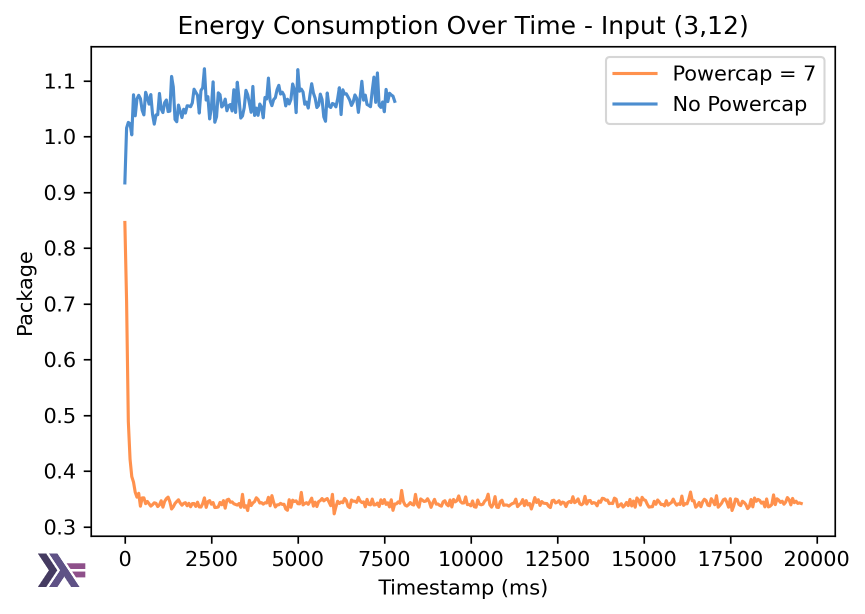
#> input picture Notebooks/graphics/OverTimeMeasurements/Energy/energy_haskell_3_12.png, 1729 x 1228 px (shown at 1/2 size)
$ jupyter execute --allow-errors OverTimeMeasurement.ipynb
#> lines starting #> are read from the running program, lines starting #| are printed output that depends on the picture
[cell 1]
import numpy as np
import pandas as pd
import matplotlib.pyplot as plt
import matplotlib.image as mpimg
from matplotlib.offsetbox import OffsetImage, AnnotationBbox
from PIL import Image
import os

## Função para ler e juntar os CSV

[cell 2]
def load_datasets(folder):

    data_312 = []
    data_41 = []

    for file in os.listdir(folder):
        if file.endswith(".csv"):
            path = os.path.join(folder, file)

            df = pd.read_csv(path)

            if file.endswith("312.csv"):
                data_312.append(df)

            elif file.endswith("41.csv"):
                data_41.append(df)

    df_312 = pd.concat(data_312, ignore_index=True)
    df_41 = pd.concat(data_41, ignore_index=True)

    return df_312, df_41

## Função para adicionar Logos

[cell 3]
LOGO_PATHS = {
    "C": "images/C_Logo.png",
    "Python": "images/Python_Logo.png",
    "JavaScript": "images/JavaScript_Logo.png",
    "Haskell": "images/Haskell_Logo.png"
}

[cell 4]
def add_logo_to_plot(ax, language, x_pos=0.5, y_pos=0.5, zoom=0.08):
    target_height = 405

    img = Image.open(LOGO_PATHS[language]).convert("RGBA")
    ratio = target_height / img.height
    new_width = int(img.width * ratio)
    img = img.resize((new_width, target_height))

    imagebox = OffsetImage(img, zoom=zoom)
    ab = AnnotationBbox(
        imagebox,
        (x_pos, y_pos),
        xybox=(0, 0),
        frameon=False,
        xycoords='axes fraction',
        boxcoords="offset points",
        pad=0
    )

    ax.add_artist(ab)

## Criação dos DataSets

[cell 5]
# Import csv data sets
os.makedirs('graphics', exist_ok=True)

base_path = "../OverTimeMeasurements"

powercap_path = os.path.join(base_path, "With Powercap")
nopowercap_path = os.path.join(base_path, "No Powercap")

#> (a cell that did not finish here is left out)

## Criar gráficos de Linhas

[cell 7]
def plot_language_energy(language, input_size, filename):
    if input_size == '312':
        data_powercap = powercap312[powercap312['Language'] == language]
        data_nopowercap = nopowercap312[nopowercap312['Language'] == language]
        title = "Input (3,12)"
    else:
        data_powercap = powercap41[powercap41['Language'] == language]
        data_nopowercap = nopowercap41[nopowercap41['Language'] == language]
        title = "Input (4,1)"

    plt.figure()

    plt.plot(data_powercap["Timestamp"], data_powercap["Package"], label="Powercap = 7", color='#ff914d')
    plt.plot(data_nopowercap["Timestamp"], data_nopowercap["Package"], label="No Powercap", color = '#4c8dcf')

    plt.xlabel("Timestamp (ms)")
    plt.ylabel("Package")
    plt.title(f"Energy Consumption Over Time - {title}")
    plt.legend(loc='upper right')

    ax = plt.gca()
    add_logo_to_plot(ax, language, x_pos= -0.04, y_pos= -0.07, zoom=0.05)

    plt.subplots_adjust(bottom=0.2)

    plt.savefig(f"graphics/{filename}.png", dpi=300, bbox_inches="tight")
    plt.show()

[cell 8]
def plot_language_temperature(language, input_size, filename):
    if input_size == '312':
        data_powercap = powercap312[powercap312['Language'] == language]
        data_nopowercap = nopowercap312[nopowercap312['Language'] == language]
        title = "Input (3,12)"
    else:
        data_powercap = powercap41[powercap41['Language'] == language]
        data_nopowercap = nopowercap41[nopowercap41['Language'] == language]
        title = "Input (4,1)"

    plt.figure()

    plt.plot(data_powercap["Timestamp"], data_powercap["Temperature"], label="Powercap = 7", color='#ff914d')
    plt.plot(data_nopowercap["Timestamp"], data_nopowercap["Temperature"], label="No Powercap", color = '#4c8dcf')

    plt.xlabel("Timestamp (ms)")
    plt.ylabel("Temperature")
    plt.title(f"Temperature Over Time - {title}")
    plt.legend(loc='upper right')

    ax = plt.gca()
    add_logo_to_plot(ax, language, x_pos= -0.04, y_pos= -0.07, zoom=0.05)

    plt.subplots_adjust(bottom=0.2)

    plt.savefig(f"graphics/{filename}.png", dpi=300, bbox_inches="tight")
    plt.show()

## Energy Consumption Over Time - Haskell

#> (a cell that did not finish here is left out)

#> (a cell that did not finish here is left out)


[cell 11]
fig, ax = plt.subplots(1, 2, figsize=(12,5))

dir_ot = "graphics/OverTimeMeasurements/Energy/"

img1 = mpimg.imread(dir_ot + "energy_haskell_3_12.png")
#> img1 is the input picture: shape (1228, 1729, 4) float32; mean R, G, B, A 0.969, 0.967, 0.966, 1
img2 = mpimg.imread(dir_ot + "energy_haskell_4_1.png")
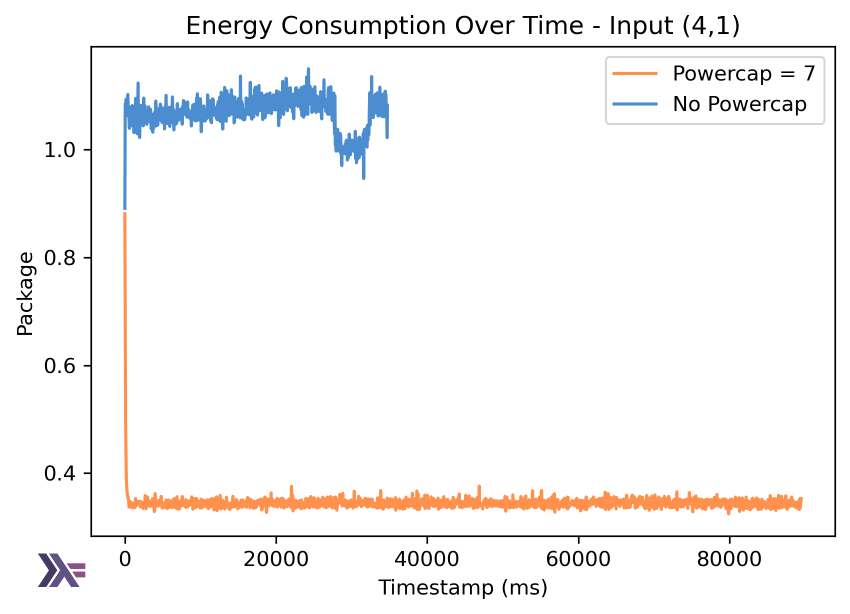
#> input picture Notebooks/graphics/OverTimeMeasurements/Energy/energy_haskell_4_1.png, 1700 x 1228 px (shown at 1/2 size)
#> img2 is the input picture: shape (1228, 1700, 4) float32; mean R, G, B, A 0.967, 0.964, 0.962, 1

ax[0].imshow(img1)
ax[0].axis("off")
# ax[0].set_title("Powercap")


ax[1].imshow(img2)
ax[1].axis("off")
# ax[1].set_title("No Powercap")

plt.savefig(f"{dir_ot}energy_comparision_haskell.png", dpi=300, bbox_inches="tight")
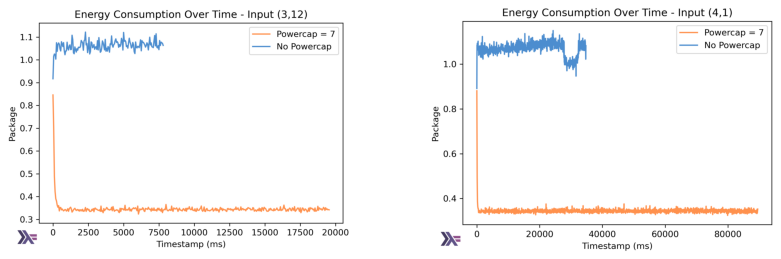
#> figure drawn by matplotlib, 2 panels

plt.show()

## Energy Consumption Over Time - C

#> (a cell that did not finish here is left out)


#> (a cell that did not finish here is left out)


[cell 14]
fig, ax = plt.subplots(1, 2, figsize=(12,5))

img1 = mpimg.imread(dir_ot + "energy_C_3_12.png")
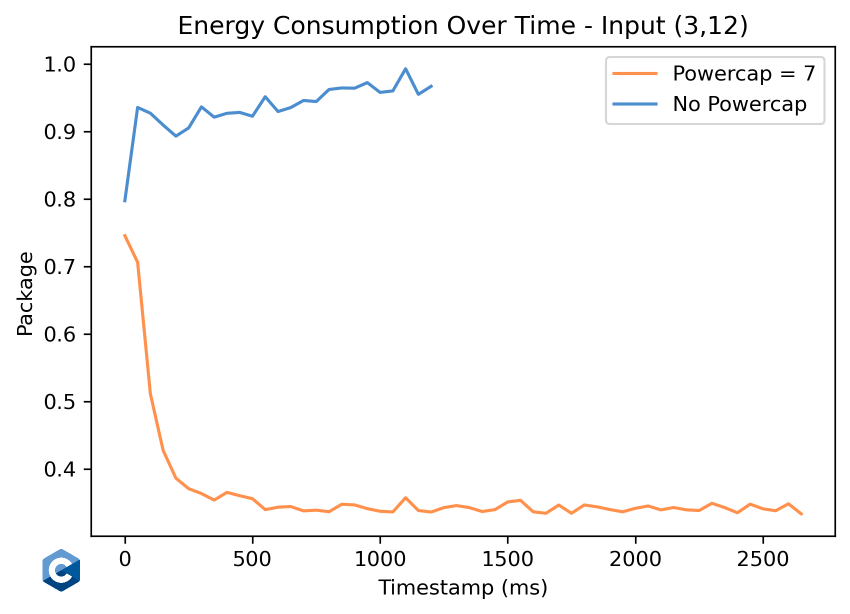
#> input picture Notebooks/graphics/OverTimeMeasurements/Energy/energy_C_3_12.png, 1700 x 1228 px (shown at 1/2 size)
#> img1 is the input picture: shape (1228, 1700, 4) float32; mean R, G, B, A 0.975, 0.973, 0.973, 1
img2 = mpimg.imread(dir_ot + "energy_C_4_1.png")
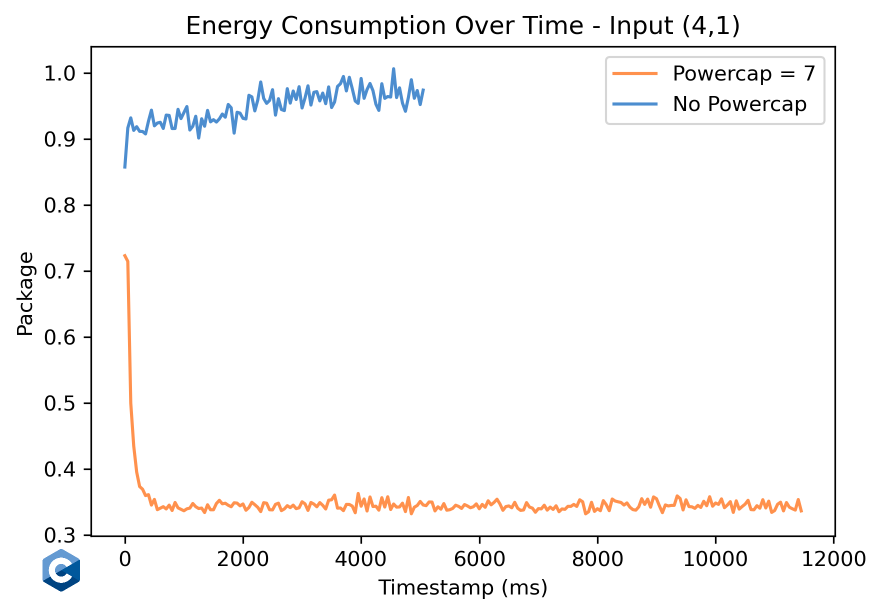
#> input picture Notebooks/graphics/OverTimeMeasurements/Energy/energy_C_4_1.png, 1763 x 1228 px (shown at 1/2 size)
#> img2 is the input picture: shape (1228, 1763, 4) float32; mean R, G, B, A 0.972, 0.971, 0.97, 1

ax[0].imshow(img1)
ax[0].axis("off")
# ax[0].set_title("Powercap")


ax[1].imshow(img2)
ax[1].axis("off")
# ax[1].set_title("No Powercap")

plt.savefig(f"{dir_ot}energy_comparision_C.png", dpi=300, bbox_inches="tight")

plt.show()

## Energy Consumption Over Time - Python

#> (a cell that did not finish here is left out)

#> (a cell that did not finish here is left out)

[cell 17]
fig, ax = plt.subplots(1, 2, figsize=(12,5))

#> (the rest of this cell did not finish here and is left out)

## Energy Consumption Over Time - JavaScript

#> (a cell that did not finish here is left out)

#> (a cell that did not finish here is left out)

[cell 20]
fig, ax = plt.subplots(1, 2, figsize=(12,5))

#> (the rest of this cell did not finish here and is left out)

## Temperature Over Time - Haskell

#> (a cell that did not finish here is left out)


#> (a cell that did not finish here is left out)
